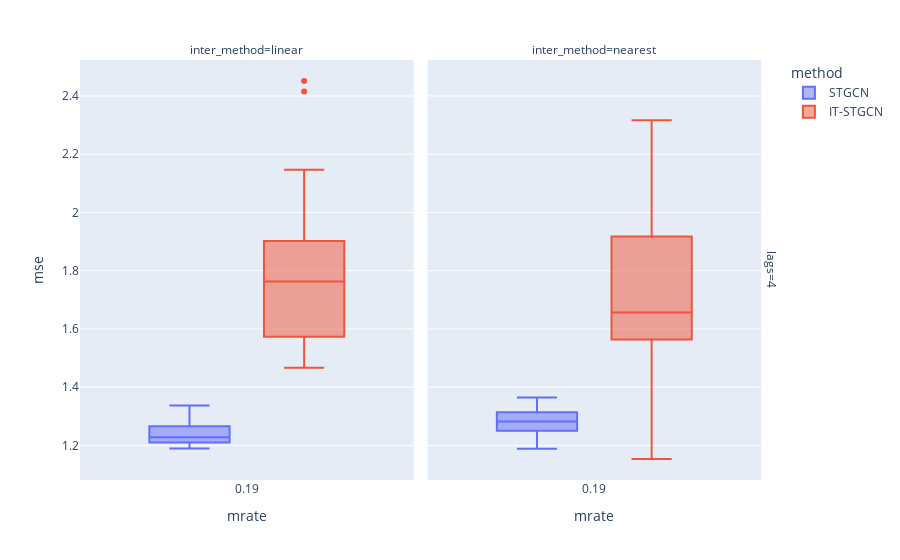

The cell this chart's notebook holds for it:
### Code cell
data2.query("mtype=='block'").plot.box(backend='plotly',x='mrate',color='method',y='mse',facet_col='inter_method',facet_row='lags',height=1000)

### Figure 1 — Plotly figure (JSON) as saved in the notebook; plotly's stock layout.template omitted (floating-point values rounded to 4 significant figures)
{"data": [{"alignmentgroup": "True", "hovertemplate": "method=STGCN<br>lags=4<br>inter_method=linear<br>mrate=%{x}<br>mse=%{y}<extra></extra>", "legendgroup": "STGCN", "marker": {"color": "#636efa"}, "name": "STGCN", "notched": false, "offsetgroup": "STGCN", "orientation": "v", "showlegend": true, "type": "box", "x": [0.1905, 0.1905, 0.1905, 0.1905, 0.1905, 0.1905, 0.1905, 0.1905, 0.1905, 0.1905, 0.1905, 0.1905, 0.1905, 0.1905, 0.1905, 0.1905, 0.1905, 0.1905, 0.1905, 0.1905, 0.1905, 0.1905, 0.1905, 0.1905, 0.1905, 0.1905, 0.1905, 0.1905, 0.1905, 0.1905], "x0": " ", "xaxis": "x", "y": [1.189, 1.206, 1.226, 1.284, 1.2, 1.284, 1.228, 1.239, 1.268, 1.254, 1.215, 1.266, 1.196, 1.236, 1.214, 1.19, 1.244, 1.307, 1.225, 1.299, 1.237, 1.222, 1.225, 1.206, 1.21, 1.246, 1.279, 1.228, 1.337, 1.199], "y0": " ", "yaxis": "y"}, {"alignmentgroup": "True", "hovertemplate": "method=STGCN<br>lags=4<br>inter_method=nearest<br>mrate=%{x}<br>mse=%{y}<extra></extra>", "legendgroup": "STGCN", "marker": {"color": "#636efa"}, "name": "STGCN", "notched": false, "offsetgroup": "STGCN", "orientation": "v", "showlegend": false, "type": "box", "x": [0.1905, 0.1905, 0.1905, 0.1905, 0.1905, 0.1905, 0.1905, 0.1905, 0.1905, 0.1905, 0.1905, 0.1905, 0.1905, 0.1905, 0.1905, 0.1905, 0.1905, 0.1905, 0.1905, 0.1905, 0.1905, 0.1905, 0.1905, 0.1905, 0.1905, 0.1905, 0.1905, 0.1905, 0.1905, 0.1905], "x0": " ", "xaxis": "x2", "y": [1.341, 1.269, 1.363, 1.311, 1.351, 1.229, 1.264, 1.232, 1.315, 1.351, 1.313, 1.256, 1.301, 1.189, 1.251, 1.233, 1.258, 1.195, 1.329, 1.263, 1.245, 1.29, 1.364, 1.269, 1.3, 1.311, 1.288, 1.243, 1.286, 1.279], "y0": " ", "yaxis": "y2"}, {"alignmentgroup": "True", "hovertemplate": "method=IT-STGCN<br>lags=4<br>inter_method=linear<br>mrate=%{x}<br>mse=%{y}<extra></extra>", "legendgroup": "IT-STGCN", "marker": {"color": "#EF553B"}, "name": "IT-STGCN", "notched": false, "offsetgroup": "IT-STGCN", "orientation": "v", "showlegend": true, "type": "box", "x": [0.1905, 0.1905, 0.1905, 0.1905, 0.1905, 0.1905, 0.1905, 0.1905, 0.1905, 0.1905, 0.1905, 0.1905, 0.1905, 0.1905, 0.1905, 0.1905, 0.1905, 0.1905, 0.1905, 0.1905, 0.1905, 0.1905, 0.1905, 0.1905, 0.1905, 0.1905, 0.1905, 0.1905, 0.1905, 0.1905], "x0": " ", "xaxis": "x", "y": [1.902, 1.534, 1.782, 1.466, 1.849, 1.545, 2.451, 1.91, 2.119, 2.415, 1.69, 2.05, 1.751, 1.614, 1.684, 1.515, 1.789, 1.736, 1.713, 1.893, 1.853, 2.146, 1.532, 1.57, 2.014, 1.573, 1.564, 1.786, 1.585, 1.775], "y0": " ", "yaxis": "y"}, {"alignmentgroup": "True", "hovertemplate": "method=IT-STGCN<br>lags=4<br>inter_method=nearest<br>mrate=%{x}<br>mse=%{y}<extra></extra>", "legendgroup": "IT-STGCN", "marker": {"color": "#EF553B"}, "name": "IT-STGCN", "notched": false, "offsetgroup": "IT-STGCN", "orientation": "v", "showlegend": false, "type": "box", "x": [0.1905, 0.1905, 0.1905, 0.1905, 0.1905, 0.1905, 0.1905, 0.1905, 0.1905, 0.1905, 0.1905, 0.1905, 0.1905, 0.1905, 0.1905, 0.1905, 0.1905, 0.1905, 0.1905, 0.1905, 0.1905, 0.1905, 0.1905, 0.1905, 0.1905, 0.1905, 0.1905, 0.1905, 0.1905, 0.1905], "x0": " ", "xaxis": "x2", "y": [1.399, 1.522, 1.555, 1.989, 1.587, 1.632, 1.75, 1.68, 2.216, 1.682, 1.718, 1.572, 2.001, 1.422, 1.599, 1.817, 1.411, 1.153, 1.917, 1.569, 2.127, 1.949, 1.736, 1.407, 1.62, 1.799, 2.317, 1.598, 1.965, 1.564], "y0": " ", "yaxis": "y2"}], "layout": {"annotations": [{"font": {}, "showarrow": false, "text": "inter_method=linear", "x": 0.24, "xanchor": "center", "xref": "paper", "y": 1, "yanchor": "bottom", "yref": "paper"}, {"font": {}, "showarrow": false, "text": "inter_method=nearest", "x": 0.74, "xanchor": "center", "xref": "paper", "y": 1, "yanchor": "bottom", "yref": "paper"}, {"font": {}, "showarrow": false, "text": "lags=4", "textangle": 90, "x": 0.98, "xanchor": "left", "xref": "paper", "y": 0.5, "yanchor": "middle", "yref": "paper"}], "autosize": true, "boxmode": "group", "legend": {"title": {"text": "method"}, "tracegroupgap": 0}, "margin": {"t": 60}, "xaxis": {"anchor": "y", "autorange": true, "domain": [0, 0.48], "range": [-0.313, 0.6939], "title": {"text": "mrate"}, "type": "linear"}, "xaxis2": {"anchor": "y2", "autorange": true, "domain": [0.5, 0.98], "matches": "x", "range": [-0.313, 0.6939], "title": {"text": "mrate"}, "type": "linear"}, "yaxis": {"anchor": "x", "autorange": true, "domain": [0, 1], "range": [1.081, 2.524], "title": {"text": "mse"}, "type": "linear"}, "yaxis2": {"anchor": "x2", "autorange": true, "domain": [0, 1], "matches": "y", "range": [1.081, 2.524], "showticklabels": false, "type": "linear"}}}
